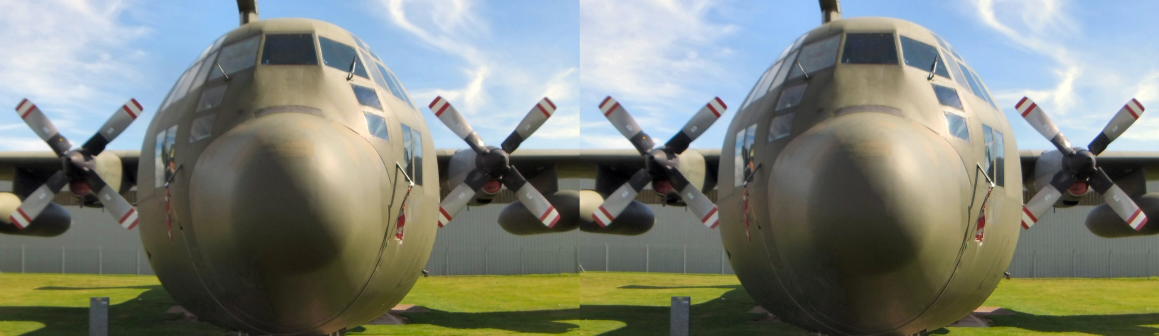
#> input picture testimages/cosfordplane.jpg, 3477 x 1008 px (shown at 1/3 size)
$ python rotatewithcrop.py
#> lines starting #> are read from the running program, lines starting #| are printed output that depends on the picture
### photos3d/sbs.py
"""
sbs.py - Library for loading and creating side-by-side stereo image pairs.
"""

from PIL import Image
import os
import io

# [13 lines left out: function create, not called in this run]

def load(fn, maxwid=None, rgb=True, dosplit=False, mode='lr'):
#> called with fn = 'testimages/cosfordplane.jpg', maxwid = 800, rgb = True, dosplit = True, mode = 'lr'
    fname, fext = os.path.splitext(fn)
    if fext == ".mpo" or fext == ".MPO":
        pim = Image.open(fn)
        pim.seek(0)
        lim = pim.copy()
        pim.seek(1)
        rim = pim.copy()
        im = create(lim, rim)
    else:
        im = Image.open(fn)
#> im is the input picture: PIL image 3477x1008 RGB; mean R, G, B 125.8, 131.2, 122.5
    if maxwid != None:
        w, h = im.size
#> w = 3477; h = 1008
        if w > maxwid:
            asp = w / h
#> asp = 3.45
            nh = int(maxwid / asp)
#> nh = 231
            im = im.resize((maxwid, nh), Image.LANCZOS)
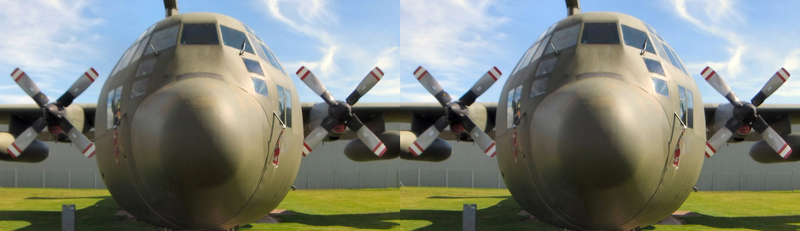
#> im: PIL image 800x231 RGB; mean R, G, B 125.9, 131.2, 122.5
    if rgb:
        if im.mode == "RGBA":
            im = im.convert('RGB')
    if dosplit:
        left, right = split(im, mode)
        im = [left, right]
    return im

def split(sbs, mode='lr'):
#> called with mode = 'lr'
    sbsw, sbsh = sbs.size
#> sbsw = 800; sbsh = 231
    if mode == 'ud':
        nh = int(sbsh/2)
        top = sbs.crop((0, 0, sbsw, nh))
        bottom = sbs.crop((0, sbsh-nh, sbsw, sbsh))
        return [top, bottom]
    #Default to left-right ('lr')
    nw = int(sbsw/2)
#> nw = 400
    # Crop order: left, top, right, bottom
    left = sbs.crop((0, 0, nw, sbsh))
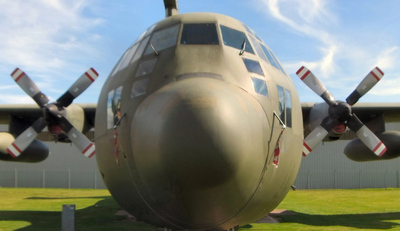
#> left: PIL image 400x231 RGB; mean R, G, B 124.7, 130.1, 120.5
    # sbsw-nw ensures any odd width pixel is lost
    right = sbs.crop((sbsw-nw, 0, sbsw, sbsh))
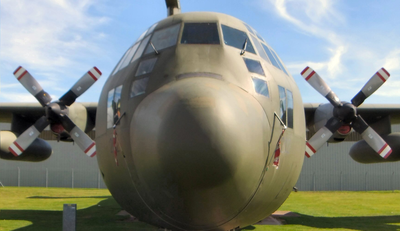
#> right: PIL image 400x231 RGB; mean R, G, B 127, 132.3, 124.5
    return [left, right]

# [2 lines that do not run on import are left out]
    #im = load("../testimages/cosfordplane.jpg")


### photos3d/image.py
"""
image.py - Library module for general image processing operations, mostly allowing for the same operation on two images in one call.
"""

import math
from PIL import Image, ImageEnhance, ImageFilter

# [11 lines left out: functions open, open_overlay, not called in this run]

def size(img):
    imw, imh = img.size
#> imw = 400; imh = 231
#> `imw, imh = img.size(leftim)`: imw = 400; imh = 231
    return [imw, imh]

def toRGB(img):
    nimg = img.convert('RGB')
    return nimg

def toRGBA(img):
    nimg = img.convert('RGBA')
    return nimg

def rotate(degrees, img, img2=None, docrop=True, doexpand=True, fill=(0, 0, 0)):
#> called with degrees = -5, docrop = False, doexpand = True, fill = (0, 0, 0)
    imw, imh = img.size
#> imw = 400; imh = 231
    rotim = img.rotate(degrees, expand=doexpand, resample=Image.BICUBIC, fillcolor=fill)
    rw, rh = rotim.size
#> rw = 420; rh = 265
    if docrop == True and doexpand == True:
        cropw, croph = get_rotated_crop_size(imw, imh, degrees)
        top = (rh / 2) - (croph / 2)
        bot = (rh / 2) + (croph / 2)
        lft = (rw / 2) - (cropw / 2)
        rgt = (rw / 2) + (cropw / 2)
        rotim = crop(lft, top, rgt, bot, rotim)
    if img2 != None:
        rotim2 = rotate(degrees, img2, None, docrop, doexpand, fill)
#> call 2 of rotate, with degrees = -5, docrop = False, doexpand = True, fill = (0, 0, 0)
#> in rotate (call 2), `rotim = img.rotate(degrees, expand=doexpand, resample=Image.BICUBIC, f..`:
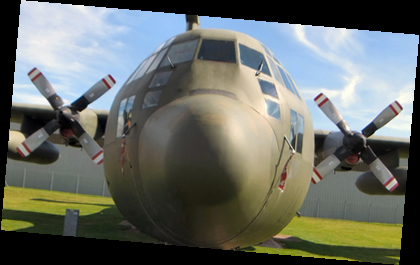
#> rotim: PIL image 420x265 RGB; mean R, G, B 105, 109.4, 102.9
        return [rotim, rotim2]
    return rotim

def crop(x0, y0, x1, y1, img, img2=None):
    cimg = img.crop((x0, y0, x1, y1))
    if img2 != None:
        cimg2 = img2.crop((x0, y0, x1, y1))
        return [cimg, cimg2]
    return cimg

# [164 lines left out: functions crop_roi, resize, resize_width, resize_height, change_aspect_ratio, overlay and 7 more, not called in this run]

def get_rotated_crop_size(w, h, degrees, oddeven = None):
  #Based on: https://stackoverflow.com/questions/16702966/rotate-image-and-crop-out-black-borders
#> called with w = 400, h = 231, degrees = -5
  if w <= 0 or h <= 0:
    return 0, 0
  angle = math.radians(degrees)
  width_is_longer = w >= h
#> width_is_longer = True
  side_long, side_short = (w, h) if width_is_longer else (h, w)
#> side_long = 400
  sin_a, cos_a = abs(math.sin(angle)), abs(math.cos(angle))
  if side_short <= 2. * sin_a * cos_a * side_long or abs(sin_a - cos_a) < 1e-10:
    x = 0.5 * side_short
    wr, hr = (x / sin_a, x / cos_a) if width_is_longer else (x / cos_a, x / sin_a)
  else:
    cos_2a = cos_a * cos_a - sin_a * sin_a
    wr, hr = (w * cos_a - h * sin_a) / cos_2a, (h * cos_a - w * sin_a) / cos_2a
    if oddeven == "odd":
        if int(wr) % 2 == 0: wr = wr -1
        if int(hr) % 2 == 0: hr = hr -1
    elif oddeven == "even":
        if int(wr) % 2 != 0: wr = wr -1
        if int(hr) % 2 != 0: hr = hr -1
  return int(wr), int(hr)


# [2 lines that do not run on import are left out]

### rotatewithcrop.py
"""
rotatewithcrop.py - This is an example of how to load an image and rotate it using the
image module. It shows how that can be done with the image cropped to the largest area
rectangle based on the rotation angle. The example uses a JPG 3D photo but it works just
as well with an MPO file.
"""

import os
from PIL import ImageDraw
from matplotlib import pyplot as plt
from photos3d import image as img
from photos3d import sbs as sbsimg

fname = os.path.join("testimages", "cosfordplane.jpg")
rang = -5 # Angle of rotation in degrees (in PIL negative is clockwise)

# First open left and right views from our test image and get the size
leftim, rightim = sbsimg.load(fname, 800, dosplit=True)
imw, imh = img.size(leftim)

# Next create two rotated versions for left and right, one cropped the other not
left_rotim, right_rotim = img.rotate(rang, leftim, rightim, docrop=False)
left_rotcropim, right_rotcropim = img.rotate(rang, leftim, rightim, docrop=True)
#> in crop, `cimg = img.crop((x0, y0, x1, y1))`:
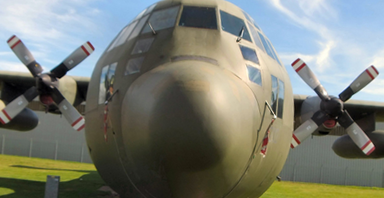
#> cimg: PIL image 384x198 RGB; mean R, G, B 122.1, 125.9, 116.7
#> call 2 of crop, with x0 = 18, y0 = 33.5, x1 = 402, y1 = 231.5
#> in crop (call 2), `cimg = img.crop((x0, y0, x1, y1))`:
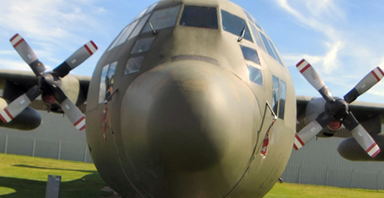
#> cimg: PIL image 384x198 RGB; mean R, G, B 124.2, 128.1, 120.8

# Get the size of the image to crop to (as the rotation is the same we can
# use the same values for both left and right views)
cropw, croph = img.get_rotated_crop_size(imw, imh, rang)
#> cropw = 384; croph = 198
rotimw, rotimh = img.size(left_rotim)
#> rotimw = 420; rotimh = 265
top = (rotimh / 2) - (croph / 2)
#> top = 33.5
bot = (rotimh / 2) + (croph / 2)
#> bot = 231.5
lft = (rotimw / 2) - (cropw / 2)
#> lft = 18
rgt = (rotimw / 2) + (cropw / 2)
#> rgt = 402

# Now draw that size box onto the uncropped images
left_draw = ImageDraw.Draw(left_rotim)
left_draw.line((lft, top, rgt, top), width=3, fill='red')
left_draw.line((lft, bot, rgt, bot), width=3, fill='red')
left_draw.line((lft, top, lft, bot), width=3, fill='red')
left_draw.line((rgt, top, rgt, bot), width=3, fill='red')
right_draw = ImageDraw.Draw(right_rotim)
right_draw.line((lft, top, rgt, top), width=3, fill='red')
right_draw.line((lft, bot, rgt, bot), width=3, fill='red')
right_draw.line((lft, top, lft, bot), width=3, fill='red')
right_draw.line((rgt, top, rgt, bot), width=3, fill='red')

# Finally we draw the images to the screen
fig=plt.figure()
fig.add_subplot(2,2,1)
plt.imshow(left_rotim)
plt.title("Left rotate", fontsize=12)
fig.add_subplot(2,2,2)
plt.imshow(right_rotim)
plt.title("Right rotate", fontsize=12)
fig.add_subplot(2,2,3)
plt.imshow(left_rotcropim)
plt.title("Left rotate and crop", fontsize=12)
fig.add_subplot(2,2,4)
plt.imshow(right_rotcropim)
plt.title("Right rotate and crop", fontsize=12)
fig.tight_layout()
plt.show()
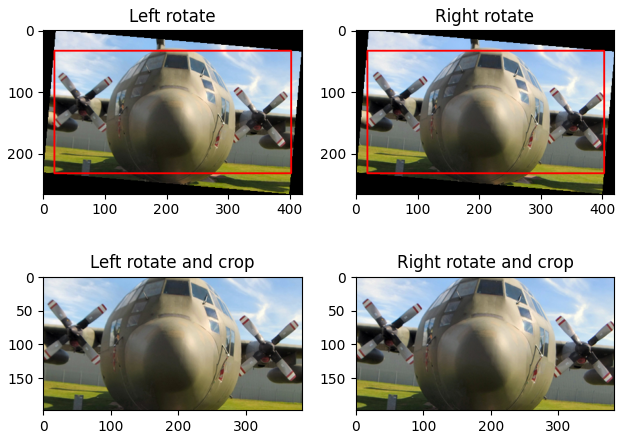
#> figure drawn by matplotlib, 4 panels

$ run again, with testimages/beeflower.jpg copied over testimages/cosfordplane.jpg
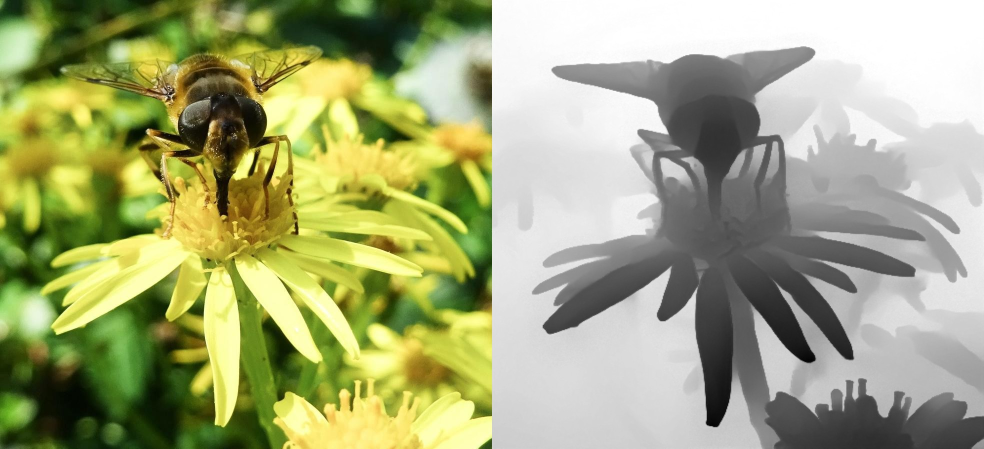
#> input picture testimages/beeflower.jpg, 1968 x 897 px (shown at 1/2 size)
#> in load, im is the input picture: PIL image 1968x897 RGB; mean R, G, B 163.4, 168.5, 123.2
#> im: PIL image 800x364 RGB
#> `imw, imh = img.size(leftim)`: imw = 400; imh = 364
#> in crop (call 2), `cimg = img.crop((x0, y0, x1, y1))`:
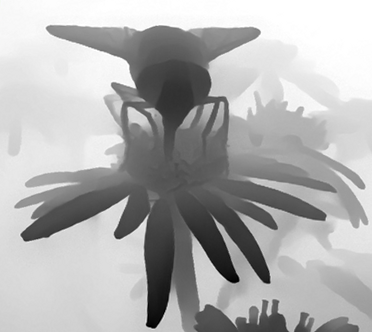
#> cimg: PIL image 372x332 RGB; mean R, G, B 177.1, 177.1, 177.1
#> `cropw, croph = img.get_rotated_crop_size(imw, imh, rang)`: cropw = 372; croph = 332
#> rotimw = 432; rotimh = 398
#> `top = (rotimh / 2) - (croph / 2)`: top = 33
#> `bot = (rotimh / 2) + (croph / 2)`: bot = 365
#> `lft = (rotimw / 2) - (cropw / 2)`: lft = 30
#> `rgt = (rotimw / 2) + (cropw / 2)`: rgt = 402
#> `plt.show()`:
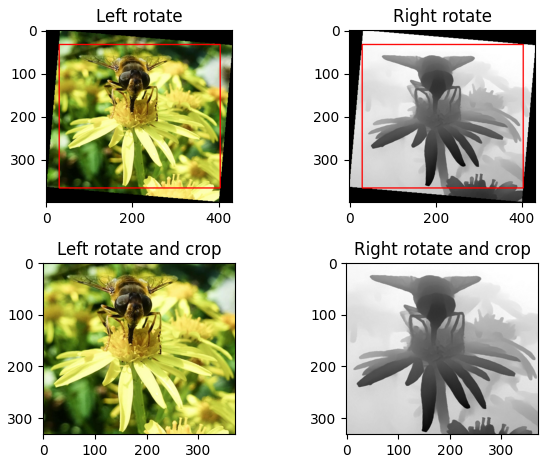
#> figure drawn by matplotlib, 4 panels

$ run again, with testimages/bryncelliddu.jpg copied over testimages/cosfordplane.jpg
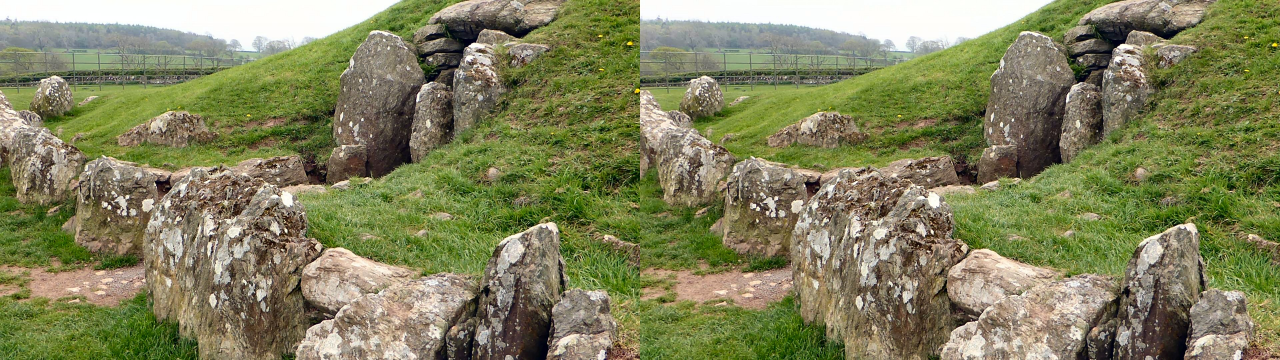
#> input picture testimages/bryncelliddu.jpg, 3840 x 1080 px (shown at 1/3 size)
#> in load, im is the input picture: PIL image 3840x1080 RGB; mean R, G, B 130, 130.8, 93.1
#> im: PIL image 800x225 RGB
#> `imw, imh = img.size(leftim)`: imw = 400; imh = 225
#> in crop (call 2), `cimg = img.crop((x0, y0, x1, y1))`:
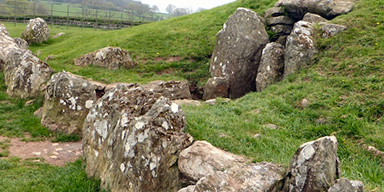
#> cimg: PIL image 384x192 RGB; mean R, G, B 124.5, 125.5, 84.8
#> `cropw, croph = img.get_rotated_crop_size(imw, imh, rang)`: cropw = 384; croph = 192
#> rotimw = 420; rotimh = 261
#> `top = (rotimh / 2) - (croph / 2)`: top = 34.5
#> `bot = (rotimh / 2) + (croph / 2)`: bot = 226.5
#> `lft = (rotimw / 2) - (cropw / 2)`: lft = 18
#> `rgt = (rotimw / 2) + (cropw / 2)`: rgt = 402
#> `plt.show()`:
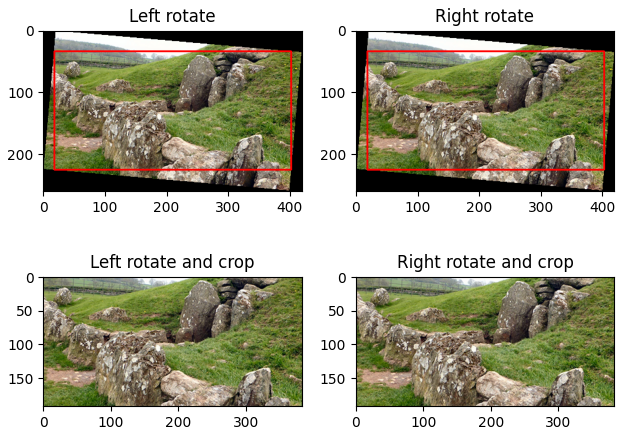
#> figure drawn by matplotlib, 4 panels

$ run again, with testimages/druidscircle.jpg copied over testimages/cosfordplane.jpg
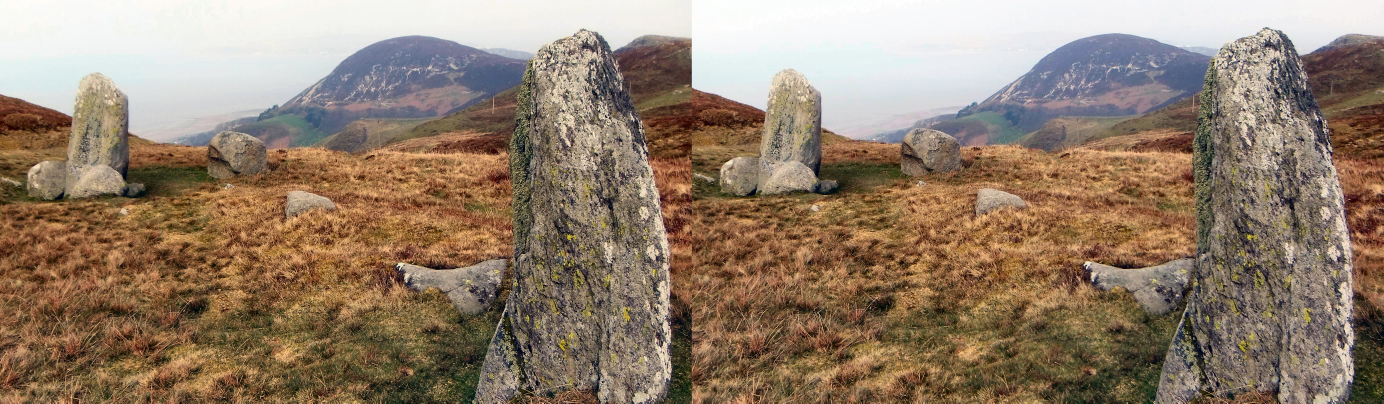
#> input picture testimages/druidscircle.jpg, 6918 x 2016 px (shown at 1/5 size)
#> in load, im is the input picture: PIL image 6918x2016 RGB; mean R, G, B 146.7, 127, 108.1
#> im: PIL image 800x233 RGB
#> `imw, imh = img.size(leftim)`: imw = 400; imh = 233
#> `cropw, croph = img.get_rotated_crop_size(imw, imh, rang)`: cropw = 384; croph = 200
#> rotimw = 420; rotimh = 267
#> `top = (rotimh / 2) - (croph / 2)`: top = 33.5
#> `bot = (rotimh / 2) + (croph / 2)`: bot = 233.5
#> `lft = (rotimw / 2) - (cropw / 2)`: lft = 18
#> `rgt = (rotimw / 2) + (cropw / 2)`: rgt = 402
#> `plt.show()`:
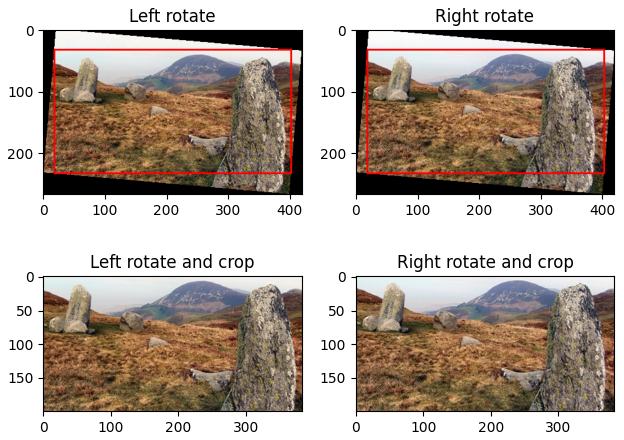
#> figure drawn by matplotlib, 4 panels
